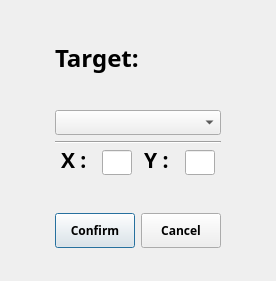
<?xml version="1.0" encoding="UTF-8"?>
<ui version="4.0">
 <class>PowerSettingsWindow</class>
 <widget class="QDialog" name="PowerSettingsWindow">
  <property name="geometry">
   <rect>
    <x>0</x>
    <y>0</y>
    <width>276</width>
    <height>281</height>
   </rect>
  </property>
  <property name="windowTitle">
   <string>Dialog</string>
  </property>
  <layout class="QVBoxLayout" name="verticalLayout_6">
   <item>
    <layout class="QVBoxLayout" name="verticalLayout_5">
     <item>
      <spacer name="verticalSpacer_2">
       <property name="orientation">
        <enum>Qt::Vertical</enum>
       </property>
       <property name="sizeHint" stdset="0">
        <size>
         <width>20</width>
         <height>40</height>
        </size>
       </property>
      </spacer>
     </item>
     <item>
      <layout class="QHBoxLayout" name="horizontalLayout_5">
       <item>
        <spacer name="horizontalSpacer">
         <property name="orientation">
          <enum>Qt::Horizontal</enum>
         </property>
         <property name="sizeHint" stdset="0">
          <size>
           <width>40</width>
           <height>20</height>
          </size>
         </property>
        </spacer>
       </item>
       <item>
        <layout class="QVBoxLayout" name="verticalLayout_4">
         <item>
          <widget class="QLabel" name="label_target">
           <property name="minimumSize">
            <size>
             <width>50</width>
             <height>50</height>
            </size>
           </property>
           <property name="font">
            <font>
             <family>ImperatorSmallCaps</family>
             <pointsize>18</pointsize>
             <weight>75</weight>
             <bold>true</bold>
            </font>
           </property>
           <property name="text">
            <string>Target:</string>
           </property>
          </widget>
         </item>
         <item>
          <layout class="QVBoxLayout" name="verticalLayout_3">
           <item>
            <layout class="QVBoxLayout" name="verticalLayout_2">
             <item>
              <spacer name="verticalSpacer">
               <property name="orientation">
                <enum>Qt::Vertical</enum>
               </property>
               <property name="sizeHint" stdset="0">
                <size>
                 <width>20</width>
                 <height>30</height>
                </size>
               </property>
              </spacer>
             </item>
             <item>
              <widget class="QComboBox" name="comboBox_Targets">
               <property name="minimumSize">
                <size>
                 <width>130</width>
                 <height>0</height>
                </size>
               </property>
               <property name="font">
                <font>
                 <family>ImperatorSmallCaps</family>
                 <weight>75</weight>
                 <bold>true</bold>
                </font>
               </property>
              </widget>
             </item>
             <item>
              <layout class="QVBoxLayout" name="verticalLayout">
               <item>
                <widget class="Line" name="line">
                 <property name="orientation">
                  <enum>Qt::Horizontal</enum>
                 </property>
                </widget>
               </item>
               <item>
                <layout class="QHBoxLayout" name="horizontalLayout_4">
                 <item>
                  <layout class="QHBoxLayout" name="horizontalLayout">
                   <item>
                    <widget class="QLabel" name="label_x">
                     <property name="minimumSize">
                      <size>
                       <width>35</width>
                       <height>25</height>
                      </size>
                     </property>
                     <property name="maximumSize">
                      <size>
                       <width>35</width>
                       <height>16777215</height>
                      </size>
                     </property>
                     <property name="font">
                      <font>
                       <family>ImperatorSmallCaps</family>
                       <pointsize>16</pointsize>
                       <weight>75</weight>
                       <bold>true</bold>
                      </font>
                     </property>
                     <property name="text">
                      <string>X :</string>
                     </property>
                     <property name="alignment">
                      <set>Qt::AlignBottom|Qt::AlignLeading|Qt::AlignLeft</set>
                     </property>
                     <property name="buddy">
                      <cstring>field_y</cstring>
                     </property>
                    </widget>
                   </item>
                   <item>
                    <widget class="QLineEdit" name="field_x">
                     <property name="enabled">
                      <bool>true</bool>
                     </property>
                     <property name="sizePolicy">
                      <sizepolicy hsizetype="Preferred" vsizetype="Minimum">
                       <horstretch>0</horstretch>
                       <verstretch>0</verstretch>
                      </sizepolicy>
                     </property>
                     <property name="minimumSize">
                      <size>
                       <width>30</width>
                       <height>25</height>
                      </size>
                     </property>
                     <property name="maximumSize">
                      <size>
                       <width>30</width>
                       <height>25</height>
                      </size>
                     </property>
                     <property name="baseSize">
                      <size>
                       <width>40</width>
                       <height>0</height>
                      </size>
                     </property>
                     <property name="font">
                      <font>
                       <family>ImperatorSmallCaps</family>
                       <pointsize>12</pointsize>
                       <weight>75</weight>
                       <bold>true</bold>
                      </font>
                     </property>
                     <property name="clearButtonEnabled">
                      <bool>false</bool>
                     </property>
                    </widget>
                   </item>
                  </layout>
                 </item>
                 <item>
                  <layout class="QHBoxLayout" name="horizontalLayout_2">
                   <item>
                    <widget class="QLabel" name="label_y">
                     <property name="minimumSize">
                      <size>
                       <width>35</width>
                       <height>25</height>
                      </size>
                     </property>
                     <property name="maximumSize">
                      <size>
                       <width>35</width>
                       <height>25</height>
                      </size>
                     </property>
                     <property name="font">
                      <font>
                       <family>ImperatorSmallCaps</family>
                       <pointsize>16</pointsize>
                       <weight>75</weight>
                       <bold>true</bold>
                      </font>
                     </property>
                     <property name="text">
                      <string>Y :</string>
                     </property>
                     <property name="alignment">
                      <set>Qt::AlignBottom|Qt::AlignLeading|Qt::AlignLeft</set>
                     </property>
                     <property name="buddy">
                      <cstring>field_x</cstring>
                     </property>
                    </widget>
                   </item>
                   <item>
                    <widget class="QLineEdit" name="field_y">
                     <property name="minimumSize">
                      <size>
                       <width>30</width>
                       <height>25</height>
                      </size>
                     </property>
                     <property name="maximumSize">
                      <size>
                       <width>30</width>
                       <height>25</height>
                      </size>
                     </property>
                     <property name="font">
                      <font>
                       <family>ImperatorSmallCaps</family>
                       <pointsize>12</pointsize>
                       <weight>75</weight>
                       <bold>true</bold>
                      </font>
                     </property>
                    </widget>
                   </item>
                  </layout>
                 </item>
                </layout>
               </item>
              </layout>
             </item>
            </layout>
           </item>
           <item>
            <spacer name="verticalSpacer_4">
             <property name="orientation">
              <enum>Qt::Vertical</enum>
             </property>
             <property name="sizeHint" stdset="0">
              <size>
               <width>20</width>
               <height>40</height>
              </size>
             </property>
            </spacer>
           </item>
           <item>
            <layout class="QHBoxLayout" name="horizontalLayout_3">
             <item>
              <widget class="QPushButton" name="pushButton_confirm">
               <property name="minimumSize">
                <size>
                 <width>0</width>
                 <height>35</height>
                </size>
               </property>
               <property name="maximumSize">
                <size>
                 <width>130</width>
                 <height>100</height>
                </size>
               </property>
               <property name="font">
                <font>
                 <family>ImperatorSmallCaps</family>
                 <weight>75</weight>
                 <bold>true</bold>
                </font>
               </property>
               <property name="text">
                <string>Confirm</string>
               </property>
              </widget>
             </item>
             <item>
              <widget class="QPushButton" name="pushButton_cancel">
               <property name="minimumSize">
                <size>
                 <width>0</width>
                 <height>35</height>
                </size>
               </property>
               <property name="maximumSize">
                <size>
                 <width>130</width>
                 <height>100</height>
                </size>
               </property>
               <property name="font">
                <font>
                 <family>ImperatorSmallCaps</family>
                 <weight>75</weight>
                 <bold>true</bold>
                </font>
               </property>
               <property name="text">
                <string>Cancel</string>
               </property>
              </widget>
             </item>
            </layout>
           </item>
          </layout>
         </item>
        </layout>
       </item>
       <item>
        <spacer name="horizontalSpacer_2">
         <property name="orientation">
          <enum>Qt::Horizontal</enum>
         </property>
         <property name="sizeHint" stdset="0">
          <size>
           <width>40</width>
           <height>20</height>
          </size>
         </property>
        </spacer>
       </item>
      </layout>
     </item>
     <item>
      <spacer name="verticalSpacer_3">
       <property name="orientation">
        <enum>Qt::Vertical</enum>
       </property>
       <property name="sizeHint" stdset="0">
        <size>
         <width>20</width>
         <height>40</height>
        </size>
       </property>
      </spacer>
     </item>
    </layout>
   </item>
  </layout>
 </widget>
 <resources/>
 <connections/>
</ui>
